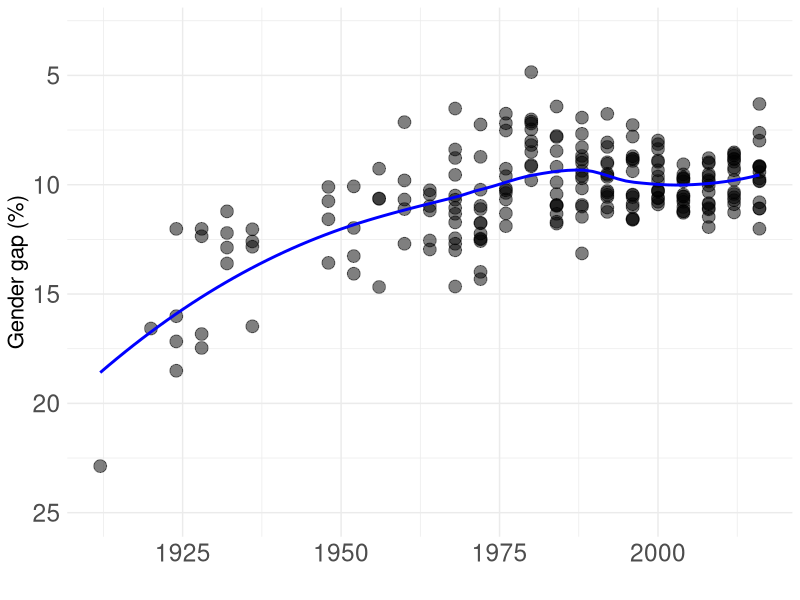
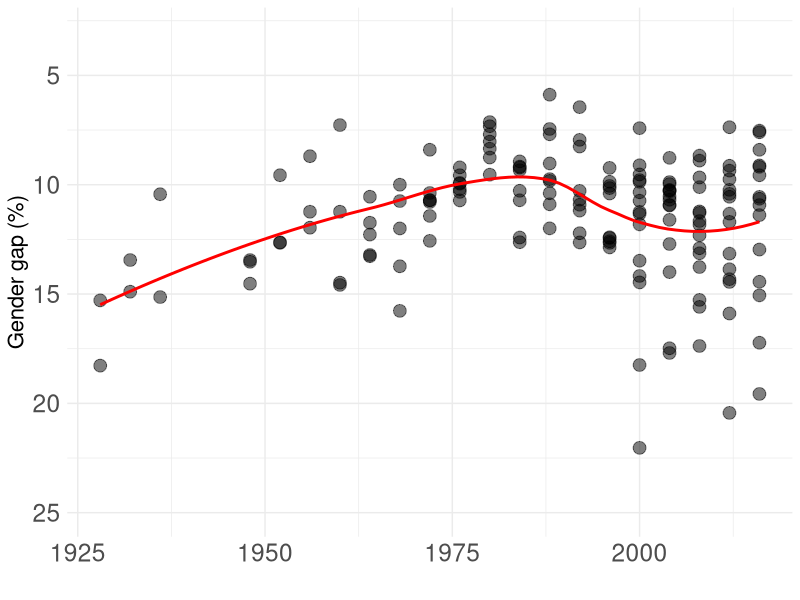
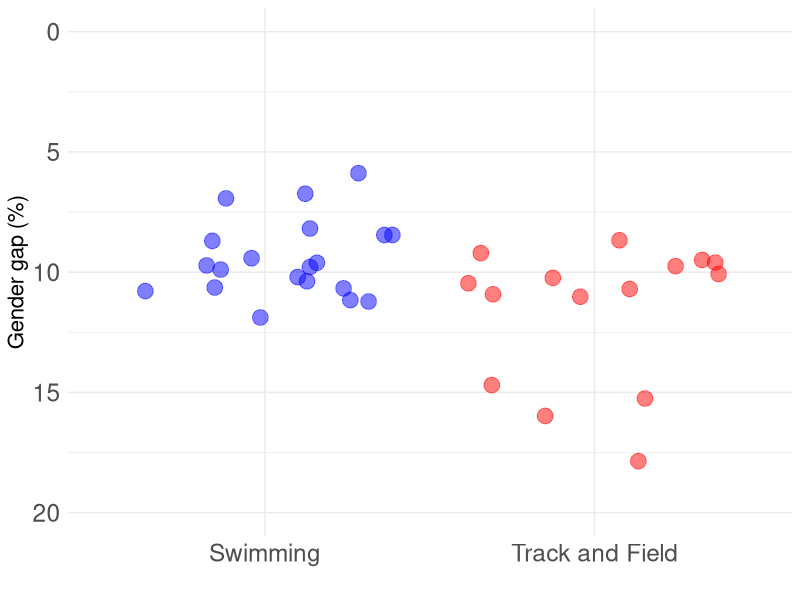

The R source for these figures, in order:
## ---- chunk 1
library(knitr)
opts_chunk$set(out.width="800px", dpi=300)
## ---- chunk 2
# load required packages
library(dplyr)
library(readr)

# import data
olympic_swimming_women <- read_csv("data/olympic_swimming_women.csv")
olympic_swimming_men <- read_csv("data/olympic_swimming_men.csv")
olympic_athletics_women <- read_csv("data/olympic_athletics_women.csv")
olympic_athletics_men <- read_csv("data/olympic_athletics_men.csv")

# join women's to men's swimming data, calculate gender gap
olympic_swimming_gap <- full_join(olympic_swimming_women, olympic_swimming_men, by=c("Event","Year")) %>%
  mutate(Speed.x=Distance.x/Time_S.x,
         Speed.y=Distance.y/Time_S.y,
         Gap=100-(Speed.x/Speed.y*100))

# join women's to men's athletics data
olympic_athletics_gap <- full_join(olympic_athletics_women, olympic_athletics_men, by=c("Event","Year"))

# separate into track and field, calculate gender gaps
olympic_track_gap <- olympic_athletics_gap %>%
  filter(!is.na(Distance.x)) %>%
  mutate(Speed.x=Distance.x/Time_S.x,
         Speed.y=Distance.y/Time_S.y,
         Gap=100-(Speed.x/Speed.y*100))
  
olympic_field_gap <- olympic_athletics_gap %>%
  filter(is.na(Distance.x)) %>%
  mutate(Gap=100-(Mark.x/Mark.y*100))

# recombine into single data frame
olympic_athletics_gap <- bind_rows(olympic_track_gap,olympic_field_gap)

## ---- chunk 3
# load required package
library(ggplot2)

# swimming gender gap chart
ggplot(olympic_swimming_gap, aes(x=Year, y=Gap)) + 
  geom_point(size=4,alpha=0.5) + 
  geom_smooth(se = FALSE, color = "blue") + 
  theme_minimal() +
  theme(text=element_text(size=22)) +
  theme(axis.title = element_text(size=16)) +
  ylim(c(25,3)) +
  ylab("Gender gap (%)") +
  xlab("")

# track and field gender gap chart
ggplot(olympic_athletics_gap, aes(x=Year, y=Gap)) + 
  geom_point(size=4,alpha=0.5) + 
  geom_smooth(se = FALSE, color = "red") + 
  theme_minimal() +
  theme(text=element_text(size=22)) +
  theme(axis.title = element_text(size=16)) +
  ylim(c(25,3)) +
  ylab("Gender gap (%)") +
  xlab("")

## ---- chunk 4

# import data
wr_swimming_men <- read_csv("data/wr_swimming_men.csv")
wr_swimming_women <- read_csv("data/wr_swimming_women.csv")
wr_track_men <- read_csv("data/wr_track_men.csv")
wr_track_women <- read_csv("data/wr_track_women.csv")
wr_field_men <- read_csv("data/wr_field_men.csv")
wr_field_women <- read_csv("data/wr_field_women.csv")

# join women's to men's swimming data, calculate gender gap
wr_swimming_gap <- full_join(wr_swimming_women, wr_swimming_men, by="Event") %>%
  mutate(Speed.x=Distance.x/Time_S.x,
         Speed.y=Distance.y/Time_S.y,
         Gap=100-(Speed.x/Speed.y*100),
         Type="Swimming")

# join women's to men's track data, calculate gender gap
wr_track_gap <- full_join(wr_track_women, wr_track_men, by="Event") %>%
  mutate(Speed.x=Distance.x/Time_S.x,
         Speed.y=Distance.y/Time_S.y,
         Gap=100-(Speed.x/Speed.y*100),
         Type="Track and Field")

# join women's to men's field data, calculate gender gap
wr_field_gap <- full_join(wr_field_women, wr_field_men, by="Event") %>%
  mutate(Gap=100-(Mark.x/Mark.y*100),
         Type="Track and Field")

# combine into a single data frame
wr_combined_gap <- bind_rows(wr_swimming_gap,wr_track_gap,wr_field_gap)
## ---- chunk 5
ggplot(wr_combined_gap, aes(x=Type,y=Gap,color=Type)) +
  theme_minimal() +
  theme(text=element_text(size=22)) +
  theme(axis.title = element_text(size=16)) +
  geom_jitter(size=5, alpha = 0.5, width = 0.4) +
  scale_color_manual(values=c("blue","red")) +
  ylim(c(20,0)) +
  guides(color=FALSE) +
  ylab("Gender gap (%)") + xlab("")
